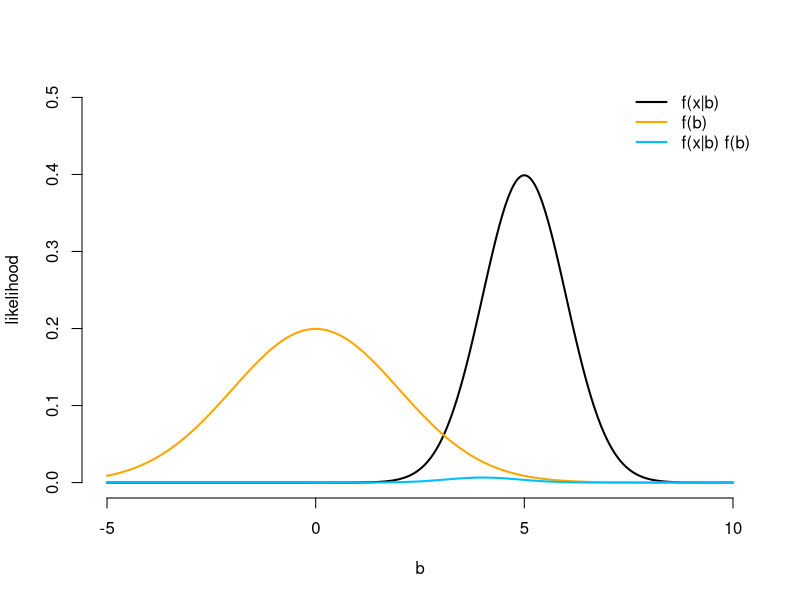
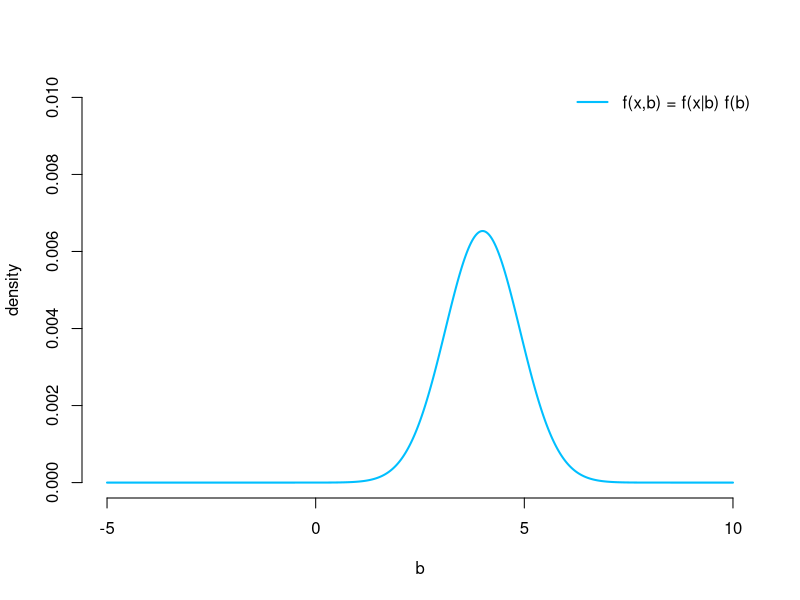
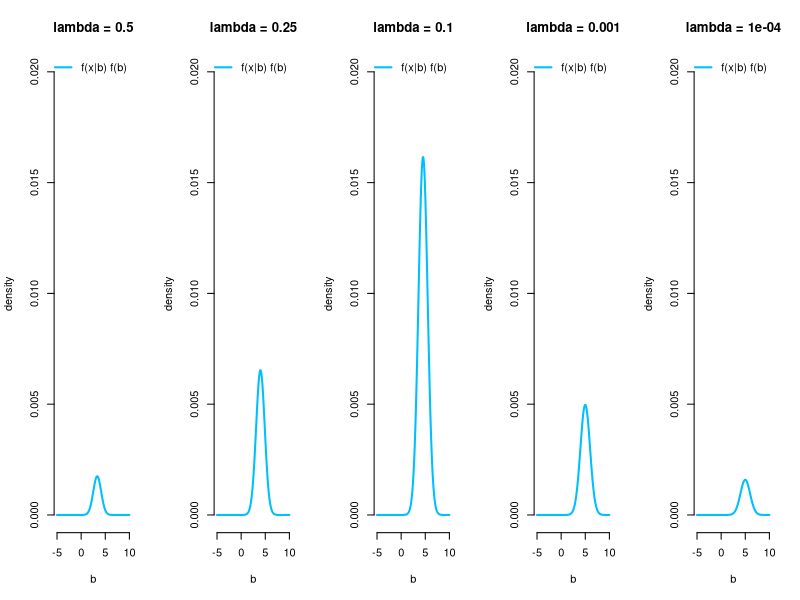
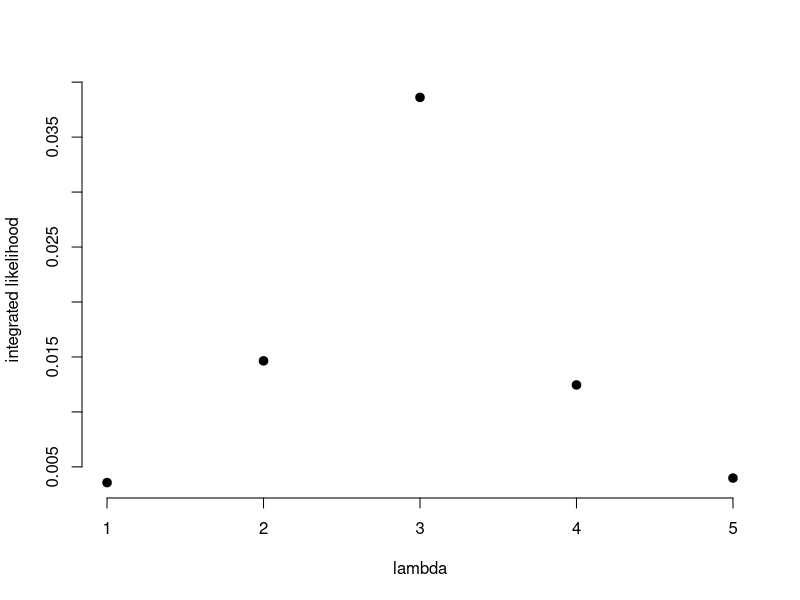

Source code (R) for these figures, in order:
## ---- chunk 1
knitr::opts_chunk$set(echo = TRUE)
## ---- chunk 2
par(mfrow = c(1,1))
curve(dnorm(x, mean = 5, sd = 1), xlim = c(-5,10), n = 500, lwd = 2, 
      xlab = "b", ylab = "likelihood", ylim = c(0, 0.5), bty = "n")
curve(dnorm(x, mean = 0, sd = sqrt(1/0.25)), add = TRUE, col = "orange", lwd = 2, n = 500)
curve(dnorm(x, mean = 5, sd = 1) * 
        dnorm(x, mean = 0, sd = sqrt(1/0.25)), col = "deepskyblue", lwd = 2, n = 500, add = TRUE)

legend("topright", legend = c("f(x|b)", "f(b)", "f(x|b) f(b)"), col = c("black", "orange", "deepskyblue"), lwd = 2, bty = "n")
## ---- chunk 3
curve(dnorm(x, mean = 5, sd = 1) * 
        dnorm(x, mean = 0, sd = 2), xlim = c(-5,10), ylim = c(0, 0.01),
      col = "deepskyblue", lwd = 2, n = 500, xlab = "b", ylab = "density", bty = "n")
legend("topright", legend = c("f(x,b) = f(x|b) f(b)"), col = "deepskyblue", lwd = 2, bty = "n")

## ---- chunk 4
par(mfrow = c(1,5))
lambda = c(0.5, 0.25, 0.1, 0.001, 0.0001)

for(j in 1:5){
  curve(dnorm(x, mean = 5, sd = 1) * 
          dnorm(x, mean = 0, sd = sqrt(1/lambda[j])), xlim = c(-5,10), ylim = c(0, 0.02),
        col = "deepskyblue", lwd = 2, n = 500, xlab = "b", ylab = "density", bty = "n", main = paste("lambda =", lambda[j]))
  legend("topright", legend = "f(x|b) f(b)", col = "deepskyblue", lwd = 2, bty = "n")
}
## ---- chunk 5
I = rep(NA, 5)
for(j in 1:5){
  I[j] = integrate(function(x) dnorm(x, mean = 5, sd = 1) * 
                     dnorm(x, mean = 0, sd = sqrt(1/lambda[j])), -Inf, Inf)$value
}

par(mfrow = c(1,1))
plot(I, pch = 19, lwd = 2, xlab = "lambda", ylab = "integrated likelihood", bty = "n")
